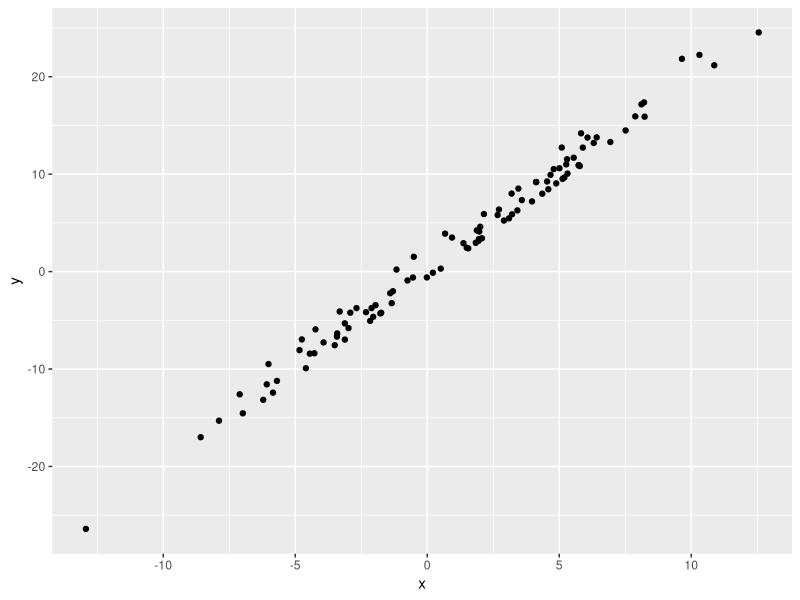

Here is the R script that generated this plot:
## ---- chunk 1
library(tidyverse)

df=tibble(
  x=rnorm(100,2,5),
  y=1+2*x+rnorm(10)
)

df|>
  ggplot(aes(x=x,y=y)) +
  geom_point()
